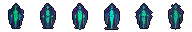
#> input picture Assets/_Game/Art/Characters/lich_lord/char_lich_lord_sheet.png, 192 x 32 px
$ python process_sprites_to_unity.py raw_drop/lich_lord Assets/_Game/Art/Characters/lich_lord/char_lich_lord_sheet.png 32 32
#> lines starting #> are read from the running program, lines starting #| are printed output that depends on the picture
#> in process_folder, im is the input picture: PIL image 192x32 RGBA; mean R, G, B, A 10.1, 22.2, 27.5, 79.7
#!/usr/bin/env python3
"""
Final Boss: Eternal Dungeon — Automated Sprite Sheet & Outline Post-Processor
=============================================================================
Usage:
  python asset_prompt/workflows/process_sprites_to_unity.py <input_folder_of_frames> <output_png_path> [frame_width] [frame_height]

Example (Lich Lord 6 frames -> 192x32 sheet):
  python asset_prompt/workflows/process_sprites_to_unity.py raw_drop/lich_lord Assets/_Game/Art/Characters/lich_lord/char_lich_lord_sheet.png 32 32

What this script does automatically (0 GB GPU load):
1. Loads all .png frames in alphabetical order (e.g., 01.png .. 06.png) from <input_folder_of_frames>.
2. Flood-fills / keys out the solid background color from the 4 corners into clean RGBA32 alpha=0 transparency.
3. Resizes each frame using crisp Nearest-Neighbor sampling to exact (frame_width x frame_height).
4. Enforces the mandatory 1px #110E1B dark outer rim outline around all opaque character pixels.
5. Stitches all frames horizontally into a single Unity-ready sprite sheet PNG.
"""
import sys
import os
from pathlib import Path
from PIL import Image

OUTLINE_RGBA = (17, 14, 27, 255)  # #110E1B mandatory 1px dark rim

def remove_solid_bg(img: Image.Image, tolerance: int = 38) -> Image.Image:
#> called with tolerance = 38
    img = img.convert("RGBA")
    w, h = img.size
#> w = 192; h = 32
    px = img.load()
    # Sample top-left corner as background color reference
    bg_r, bg_g, bg_b, _ = px[0, 0]
#> bg_r = 0; bg_g = 0; bg_b = 0
    visited = set()
    stack = [(0, 0), (w - 1, 0), (0, h - 1), (w - 1, h - 1)]
#> stack = [(0, 0), (191, 0), (0, 31), (191, 31)]
    while stack:
        x, y = stack.pop()
        if (x, y) in visited or x < 0 or y < 0 or x >= w or y >= h:
            continue
        visited.add((x, y))
        r, g, b, a = px[x, y]
        if a == 0 or (abs(r - bg_r) <= tolerance and abs(g - bg_g) <= tolerance and abs(b - bg_b) <= tolerance):
            px[x, y] = (0, 0, 0, 0)
            stack.extend([(x + 1, y), (x - 1, y), (x, y + 1), (x, y - 1)])
#> after the loop, stack = []; visited = 4998 items
    return img

def enforce_1px_dark_outline(img: Image.Image) -> Image.Image:
    w, h = img.size
    src = img.load()
    out = img.copy()
    dst = out.load()
    for y in range(h):
        for x in range(w):
            if src[x, y][3] == 0:
                # Check 4-connected neighbors for opaque pixels
                for nx, ny in ((x - 1, y), (x + 1, y), (x, y - 1), (x, y + 1)):
                    if 0 <= nx < w and 0 <= ny < h and src[nx, ny][3] > 128:
                        dst[x, y] = OUTLINE_RGBA
                        break
    return out

def process_folder(in_dir: Path, out_file: Path, fw: int = 32, fh: int = 32):
    files = sorted([p for p in in_dir.iterdir() if p.suffix.lower() in (".png", ".jpg", ".webp")])
    if not files:
        print(f"No images found in {in_dir}")
        return
    processed_frames = []
    for f in files:
        im = Image.open(f)
        im = remove_solid_bg(im)
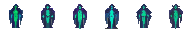
#> im: PIL image 192x32 RGBA; mean R, G, B, A 9, 21.3, 25.7, 63.2; transparent parts drawn white
        if im.size != (fw, fh):
            im = im.resize((fw, fh), Image.Resampling.NEAREST)
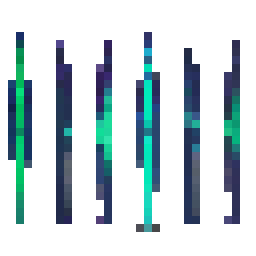
#> im: PIL image 32x32 RGBA (shown 8 times larger); mean R, G, B, A 9.5, 23.8, 27.6, 65.5; transparent parts drawn white
        im = enforce_1px_dark_outline(im)
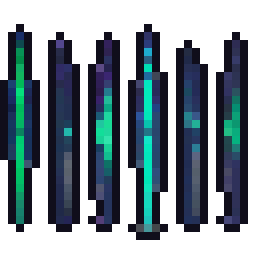
#> im: PIL image 32x32 RGBA (shown 8 times larger); mean R, G, B, A 14.5, 27.8, 35.4, 139.7; transparent parts drawn white
        processed_frames.append(im)

    sheet = Image.new("RGBA", (fw * len(processed_frames), fh), (0, 0, 0, 0))
#> sheet: PIL image 32x32 RGBA; every value is 0
    for idx, frame in enumerate(processed_frames):
        sheet.paste(frame, (idx * fw, 0))
#> this loop made 1 pass

    out_file.parent.mkdir(parents=True, exist_ok=True)
    sheet.save(out_file, "PNG")
    print(f"Saved {len(processed_frames)}-frame sheet ({sheet.width}x{sheet.height} px) -> {out_file}")
#| Saved 1-frame sheet (32x32 px) -> Assets/_Game/Art/Characters/lich_lord/char_lich_lord_sheet.png

if __name__ == "__main__":
    if len(sys.argv) < 3:
        print(__doc__)
        sys.exit(0)
    in_folder = Path(sys.argv[1])
    out_path = Path(sys.argv[2])
    width = int(sys.argv[3]) if len(sys.argv) > 3 else 32
    height = int(sys.argv[4]) if len(sys.argv) > 4 else 32
    process_folder(in_folder, out_path, width, height)
